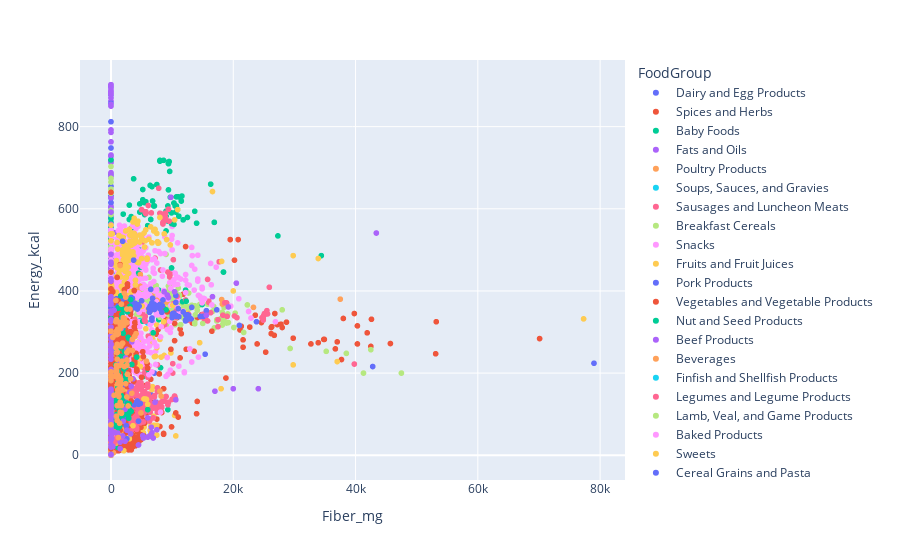

Notebook code for this chart:
### Code cell
fig = px.scatter(food, x=x_list[4], y="Energy_kcal", color="FoodGroup")
fig.show()

### Figure 1 — Plotly figure (JSON) as saved in the notebook; plotly's stock layout.template omitted (floating-point values rounded to 4 significant figures; data arrays with more than 128 entries replaced by an {"elided": "..."} marker saying what was removed)
{"data": [{"hovertemplate": "FoodGroup=Dairy and Egg Products<br>Fiber_mg=%{x}<br>Energy_kcal=%{y}<extra></extra>", "legendgroup": "Dairy and Egg Products", "marker": {"color": "#636efa", "symbol": "circle"}, "mode": "markers", "name": "Dairy and Egg Products", "showlegend": true, "type": "scattergl", "x": {"elided": "264 int values"}, "xaxis": "x", "y": {"elided": "264 int values"}, "yaxis": "y"}, {"hovertemplate": "FoodGroup=Spices and Herbs<br>Fiber_mg=%{x}<br>Energy_kcal=%{y}<extra></extra>", "legendgroup": "Spices and Herbs", "marker": {"color": "#EF553B", "symbol": "circle"}, "mode": "markers", "name": "Spices and Herbs", "showlegend": true, "type": "scattergl", "x": [21600, 14600, 37700, 26300, 38000, 28000, 11800, 11300, 34800, 53100, 33900, 10400, 41900, 10500, 53200, 21100, 13600, 39800, 24600, 9000, 14100, 20200, 40300, 12200, 20800, 15200, 42500, 34900, 26700, 25300, 27200, 26200, 19500, 11300, 14800, 42600, 3900, 40300, 45700, 7400, 37000, 22700, 1600, 2100, 4000, 0, 0, 14000, 0, 0, 0, 0, 3200, 3300, 14100, 8000, 6800, 29800, 0, 0, 18800, 0, 13300, 10800], "xaxis": "x", "y": [263, 337, 233, 313, 333, 311, 392, 237, 282, 247, 274, 279, 298, 375, 325, 305, 253, 345, 323, 331, 335, 475, 271, 508, 525, 341, 265, 282, 292, 251, 318, 296, 525, 307, 342, 331, 310, 315, 272, 295, 276, 312, 23, 43, 60, 0, 21, 101, 288, 237, 56, 18, 23, 48, 131, 70, 44, 285, 19, 88, 188, 0, 322, 335], "yaxis": "y"}, {"hovertemplate": "FoodGroup=Baby Foods<br>Fiber_mg=%{x}<br>Energy_kcal=%{y}<extra></extra>", "legendgroup": "Baby Foods", "marker": {"color": "#00cc96", "symbol": "circle"}, "mode": "markers", "name": "Baby Foods", "showlegend": true, "type": "scattergl", "x": {"elided": "362 int values"}, "xaxis": "x", "y": {"elided": "362 int values"}, "yaxis": "y"}, {"hovertemplate": "FoodGroup=Fats and Oils<br>Fiber_mg=%{x}<br>Energy_kcal=%{y}<extra></extra>", "legendgroup": "Fats and Oils", "marker": {"color": "#ab63fa", "symbol": "circle"}, "mode": "markers", "name": "Fats and Oils", "showlegend": true, "type": "scattergl", "x": {"elided": "219 int values"}, "xaxis": "x", "y": {"elided": "219 int values"}, "yaxis": "y"}, {"hovertemplate": "FoodGroup=Poultry Products<br>Fiber_mg=%{x}<br>Energy_kcal=%{y}<extra></extra>", "legendgroup": "Poultry Products", "marker": {"color": "#FFA15A", "symbol": "circle"}, "mode": "markers", "name": "Poultry Products", "showlegend": true, "type": "scattergl", "x": {"elided": "390 int values"}, "xaxis": "x", "y": {"elided": "390 int values"}, "yaxis": "y"}, {"hovertemplate": "FoodGroup=Soups, Sauces, and Gravies<br>Fiber_mg=%{x}<br>Energy_kcal=%{y}<extra></extra>", "legendgroup": "Soups, Sauces, and Gravies", "marker": {"color": "#19d3f3", "symbol": "circle"}, "mode": "markers", "name": "Soups, Sauces, and Gravies", "showlegend": true, "type": "scattergl", "x": {"elided": "452 int values"}, "xaxis": "x", "y": {"elided": "452 int values"}, "yaxis": "y"}, {"hovertemplate": "FoodGroup=Sausages and Luncheon Meats<br>Fiber_mg=%{x}<br>Energy_kcal=%{y}<extra></extra>", "legendgroup": "Sausages and Luncheon Meats", "marker": {"color": "#FF6692", "symbol": "circle"}, "mode": "markers", "name": "Sausages and Luncheon Meats", "showlegend": true, "type": "scattergl", "x": {"elided": "244 int values"}, "xaxis": "x", "y": {"elided": "244 int values"}, "yaxis": "y"}, {"hovertemplate": "FoodGroup=Breakfast Cereals<br>Fiber_mg=%{x}<br>Energy_kcal=%{y}<extra></extra>", "legendgroup": "Breakfast Cereals", "marker": {"color": "#B6E880", "symbol": "circle"}, "mode": "markers", "name": "Breakfast Cereals", "showlegend": true, "type": "scattergl", "x": {"elided": "363 int values"}, "xaxis": "x", "y": {"elided": "363 int values"}, "yaxis": "y"}, {"hovertemplate": "FoodGroup=Snacks<br>Fiber_mg=%{x}<br>Energy_kcal=%{y}<extra></extra>", "legendgroup": "Snacks", "marker": {"color": "#FF97FF", "symbol": "circle"}, "mode": "markers", "name": "Snacks", "showlegend": true, "type": "scattergl", "x": {"elided": "171 int values"}, "xaxis": "x", "y": {"elided": "171 int values"}, "yaxis": "y"}, {"hovertemplate": "FoodGroup=Fruits and Fruit Juices<br>Fiber_mg=%{x}<br>Energy_kcal=%{y}<extra></extra>", "legendgroup": "Fruits and Fruit Juices", "marker": {"color": "#FECB52", "symbol": "circle"}, "mode": "markers", "name": "Fruits and Fruit Juices", "showlegend": true, "type": "scattergl", "x": {"elided": "346 int values"}, "xaxis": "x", "y": {"elided": "346 int values"}, "yaxis": "y"}, {"hovertemplate": "FoodGroup=Pork Products<br>Fiber_mg=%{x}<br>Energy_kcal=%{y}<extra></extra>", "legendgroup": "Pork Products", "marker": {"color": "#636efa", "symbol": "circle"}, "mode": "markers", "name": "Pork Products", "showlegend": true, "type": "scattergl", "x": {"elided": "343 int values"}, "xaxis": "x", "y": {"elided": "343 int values"}, "yaxis": "y"}, {"hovertemplate": "FoodGroup=Vegetables and Vegetable Products<br>Fiber_mg=%{x}<br>Energy_kcal=%{y}<extra></extra>", "legendgroup": "Vegetables and Vegetable Products", "marker": {"color": "#EF553B", "symbol": "circle"}, "mode": "markers", "name": "Vegetables and Vegetable Products", "showlegend": true, "type": "scattergl", "x": {"elided": "828 float values"}, "xaxis": "x", "y": {"elided": "828 int values"}, "yaxis": "y"}, {"hovertemplate": "FoodGroup=Nut and Seed Products<br>Fiber_mg=%{x}<br>Energy_kcal=%{y}<extra></extra>", "legendgroup": "Nut and Seed Products", "marker": {"color": "#00cc96", "symbol": "circle"}, "mode": "markers", "name": "Nut and Seed Products", "showlegend": true, "type": "scattergl", "x": {"elided": "133 int values"}, "xaxis": "x", "y": {"elided": "133 int values"}, "yaxis": "y"}, {"hovertemplate": "FoodGroup=Beef Products<br>Fiber_mg=%{x}<br>Energy_kcal=%{y}<extra></extra>", "legendgroup": "Beef Products", "marker": {"color": "#ab63fa", "symbol": "circle"}, "mode": "markers", "name": "Beef Products", "showlegend": true, "type": "scattergl", "x": {"elided": "946 int values"}, "xaxis": "x", "y": {"elided": "946 int values"}, "yaxis": "y"}, {"hovertemplate": "FoodGroup=Beverages<br>Fiber_mg=%{x}<br>Energy_kcal=%{y}<extra></extra>", "legendgroup": "Beverages", "marker": {"color": "#FFA15A", "symbol": "circle"}, "mode": "markers", "name": "Beverages", "showlegend": true, "type": "scattergl", "x": {"elided": "315 int values"}, "xaxis": "x", "y": {"elided": "315 int values"}, "yaxis": "y"}, {"hovertemplate": "FoodGroup=Finfish and Shellfish Products<br>Fiber_mg=%{x}<br>Energy_kcal=%{y}<extra></extra>", "legendgroup": "Finfish and Shellfish Products", "marker": {"color": "#19d3f3", "symbol": "circle"}, "mode": "markers", "name": "Finfish and Shellfish Products", "showlegend": true, "type": "scattergl", "x": {"elided": "267 int values"}, "xaxis": "x", "y": {"elided": "267 int values"}, "yaxis": "y"}, {"hovertemplate": "FoodGroup=Legumes and Legume Products<br>Fiber_mg=%{x}<br>Energy_kcal=%{y}<extra></extra>", "legendgroup": "Legumes and Legume Products", "marker": {"color": "#FF6692", "symbol": "circle"}, "mode": "markers", "name": "Legumes and Legume Products", "showlegend": true, "type": "scattergl", "x": {"elided": "389 int values"}, "xaxis": "x", "y": {"elided": "389 int values"}, "yaxis": "y"}, {"hovertemplate": "FoodGroup=Lamb, Veal, and Game Products<br>Fiber_mg=%{x}<br>Energy_kcal=%{y}<extra></extra>", "legendgroup": "Lamb, Veal, and Game Products", "marker": {"color": "#B6E880", "symbol": "circle"}, "mode": "markers", "name": "Lamb, Veal, and Game Products", "showlegend": true, "type": "scattergl", "x": {"elided": "438 int values"}, "xaxis": "x", "y": {"elided": "438 int values"}, "yaxis": "y"}, {"hovertemplate": "FoodGroup=Baked Products<br>Fiber_mg=%{x}<br>Energy_kcal=%{y}<extra></extra>", "legendgroup": "Baked Products", "marker": {"color": "#FF97FF", "symbol": "circle"}, "mode": "markers", "name": "Baked Products", "showlegend": true, "type": "scattergl", "x": {"elided": "797 int values"}, "xaxis": "x", "y": {"elided": "797 int values"}, "yaxis": "y"}, {"hovertemplate": "FoodGroup=Sweets<br>Fiber_mg=%{x}<br>Energy_kcal=%{y}<extra></extra>", "legendgroup": "Sweets", "marker": {"color": "#FECB52", "symbol": "circle"}, "mode": "markers", "name": "Sweets", "showlegend": true, "type": "scattergl", "x": {"elided": "347 int values"}, "xaxis": "x", "y": {"elided": "347 int values"}, "yaxis": "y"}, {"hovertemplate": "FoodGroup=Cereal Grains and Pasta<br>Fiber_mg=%{x}<br>Energy_kcal=%{y}<extra></extra>", "legendgroup": "Cereal Grains and Pasta", "marker": {"color": "#636efa", "symbol": "circle"}, "mode": "markers", "name": "Cereal Grains and Pasta", "showlegend": true, "type": "scattergl", "x": {"elided": "183 int values"}, "xaxis": "x", "y": {"elided": "183 int values"}, "yaxis": "y"}, {"hovertemplate": "FoodGroup=Fast Foods<br>Fiber_mg=%{x}<br>Energy_kcal=%{y}<extra></extra>", "legendgroup": "Fast Foods", "marker": {"color": "#EF553B", "symbol": "circle"}, "mode": "markers", "name": "Fast Foods", "showlegend": true, "type": "scattergl", "x": {"elided": "371 int values"}, "xaxis": "x", "y": {"elided": "371 int values"}, "yaxis": "y"}, {"hovertemplate": "FoodGroup=Meals, Entrees, and Side Dishes<br>Fiber_mg=%{x}<br>Energy_kcal=%{y}<extra></extra>", "legendgroup": "Meals, Entrees, and Side Dishes", "marker": {"color": "#00cc96", "symbol": "circle"}, "mode": "markers", "name": "Meals, Entrees, and Side Dishes", "showlegend": true, "type": "scattergl", "x": [500, 1800, 1400, 1600, 1100, 800, 1100, 1500, 1300, 1500, 1900, 3300, 900, 1100, 1100, 1700, 500, 2700, 900, 1300, 1400, 4200, 3400, 400, 6900, 1900, 1200, 1200, 1200, 1200, 1200, 1600, 1600, 1600, 1600, 1200, 800, 2000, 1100, 2100, 2400, 2500, 2400, 700, 800, 2100, 2400, 2400, 1900, 1300, 700, 3200, 1200, 2200, 1700, 2000, 1400, 1500, 2900, 1100, 1300, 1200, 1000, 1300, 700, 1400, 1700, 1700, 6000, 2200, 2300, 2000, 1800, 2600, 3000, 3000, 2400, 12300, 2300, 1600, 2900, 2100, 3100, 3000, 2500, 2700, 2900, 1200, 700, 1600, 600, 1200, 600, 1800, 1200, 2900, 2800, 2700, 2000, 2800, 1800, 1200, 1400, 2000, 1600, 1600, 2600, 3100, 1700, 0, 1500, 2100, 2600], "xaxis": "x", "y": [82, 90, 113, 90, 176, 220, 235, 241, 77, 97, 307, 107, 99, 204, 164, 130, 118, 100, 70, 101, 124, 239, 221, 134, 298, 99, 80, 67, 67, 69, 67, 106, 95, 87, 95, 198, 147, 220, 197, 210, 181, 189, 190, 71, 93, 222, 197, 214, 139, 128, 126, 379, 190, 253, 230, 240, 70, 87, 100, 149, 157, 168, 250, 260, 261, 111, 135, 240, 111, 108, 111, 99, 106, 100, 104, 125, 101, 375, 110, 103, 110, 109, 108, 111, 113, 126, 90, 358, 136, 359, 129, 359, 148, 334, 164, 284, 287, 349, 354, 356, 343, 328, 136, 297, 235, 388, 355, 363, 145, 334, 125, 139, 119], "yaxis": "y"}, {"hovertemplate": "FoodGroup=American Indian/Alaska Native Foods<br>Fiber_mg=%{x}<br>Energy_kcal=%{y}<extra></extra>", "legendgroup": "American Indian/Alaska Native Foods", "marker": {"color": "#ab63fa", "symbol": "circle"}, "mode": "markers", "name": "American Indian/Alaska Native Foods", "showlegend": true, "type": "scattergl", "x": {"elided": "165 int values"}, "xaxis": "x", "y": {"elided": "165 int values"}, "yaxis": "y"}, {"hovertemplate": "FoodGroup=Restaurant Foods<br>Fiber_mg=%{x}<br>Energy_kcal=%{y}<extra></extra>", "legendgroup": "Restaurant Foods", "marker": {"color": "#FFA15A", "symbol": "circle"}, "mode": "markers", "name": "Restaurant Foods", "showlegend": true, "type": "scattergl", "x": [0, 2600, 3900, 1300, 2100, 1200, 0, 4100, 2200, 1000, 900, 0, 2000, 0, 3900, 1100, 1500, 1100, 900, 1400, 800, 2800, 3100, 1000, 700, 1600, 2200, 1100, 1300, 1000, 2700, 2400, 1500, 900, 900, 1900, 2600, 1400, 1500, 2700, 1100, 1500, 1600, 1300, 1100, 8200, 1700, 1700, 1700, 1800, 1900, 2200, 1700, 1400, 1100, 1200, 2200, 900, 900, 900, 1800, 1500, 1200, 2000, 500, 3400, 2600, 1400, 5800, 2900, 2600, 3200, 2400, 4900, 0, 2600, 1500, 1200, 8000, 2600, 1100, 1500, 1000, 300, 1600, 3500, 0, 700, 3500, 1600, 1500, 1200, 800, 0, 1000, 900, 1500, 1400, 1000, 1000, 1000, 1200, 1300, 900, 800, 1600, 1700, 1500], "xaxis": "x", "y": [189, 323, 290, 143, 316, 296, 302, 296, 333, 121, 330, 196, 325, 195, 289, 307, 308, 151, 202, 157, 325, 120, 356, 297, 293, 175, 327, 295, 183, 234, 197, 385, 170, 219, 302, 159, 356, 157, 170, 197, 194, 185, 184, 191, 195, 144, 104, 102, 104, 271, 273, 394, 368, 156, 159, 154, 216, 206, 211, 204, 229, 219, 174, 335, 146, 151, 142, 182, 229, 256, 232, 186, 174, 103, 74, 219, 462, 185, 156, 250, 174, 105, 294, 287, 266, 255, 203, 192, 282, 324, 319, 150, 377, 182, 252, 295, 129, 78, 250, 270, 85, 43, 121, 95, 262, 121, 121, 122], "yaxis": "y"}], "layout": {"legend": {"title": {"text": "FoodGroup"}, "tracegroupgap": 0}, "margin": {"t": 60}, "xaxis": {"anchor": "y", "domain": [0, 1], "title": {"text": "Fiber_mg"}}, "yaxis": {"anchor": "x", "domain": [0, 1], "title": {"text": "Energy_kcal"}}}}
